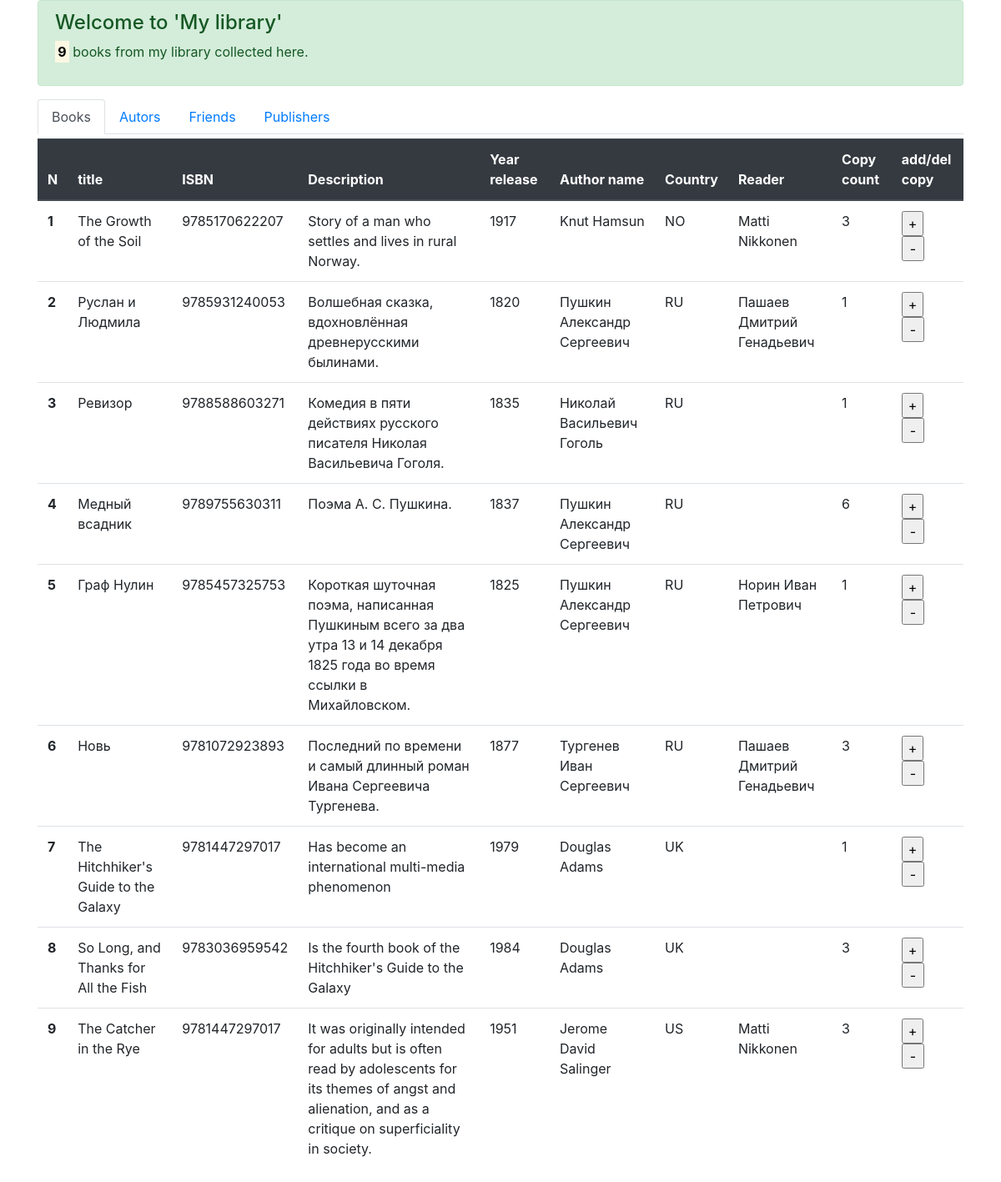
Before: / with the older database file.
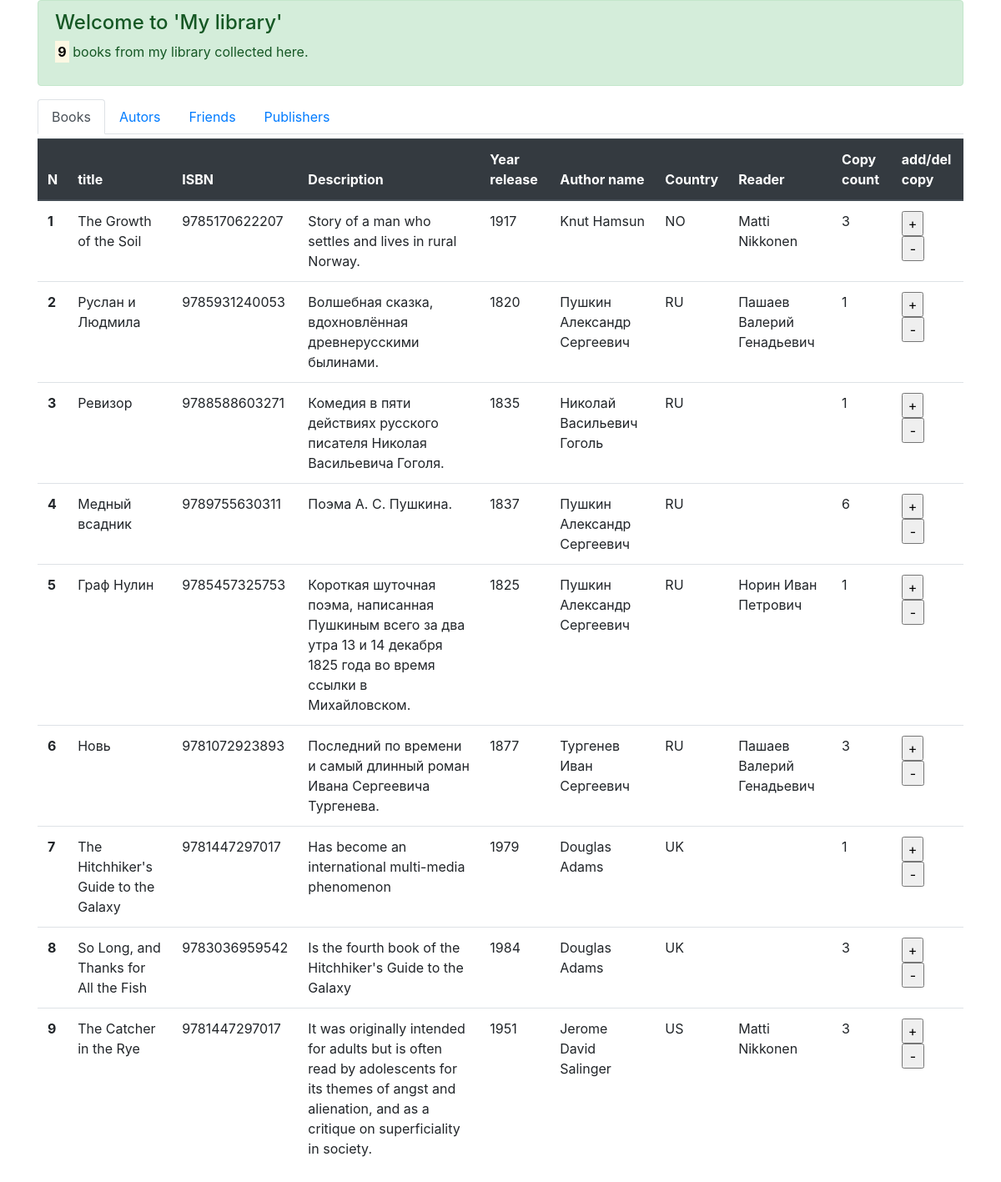
After: the same page with the newer database file.
### p_library/models.py (models this page shows, shortened)
class Book(models.Model):
    ISBN = models.CharField(verbose_name='International standard of the "books number"', max_length=13)
    title = models.TextField(verbose_name='Book title')
    description = models.TextField(verbose_name='Description')
    year_release = models.SmallIntegerField(verbose_name='Year release')
    copy_count = models.SmallIntegerField(verbose_name='Copy count', default=1)
    price= models.DecimalField(verbose_name='Price', max_digits=6, decimal_places=2, default=0)
    publisher = models.ForeignKey('p_library.Publisher', null=True, blank=True, verbose_name='Publishing house',
                                         on_delete=models.CASCADE, related_name='book_publisher')
    author = models.ForeignKey('p_library.Author', verbose_name='Author', on_delete=models.CASCADE,
                               related_name='book_author')
    reader = models.ForeignKey('p_library.Friend', null=True, blank=True, verbose_name='Reader',
                                     on_delete=models.CASCADE, related_name='book_reader')

class Friend(models.Model):
    full_name = models.TextField(verbose_name='Full name')
    birth_year = models.SmallIntegerField(verbose_name='Birth_year')

class Author(models.Model):
    full_name = models.TextField(verbose_name='Full name')
    birth_year = models.SmallIntegerField(verbose_name='birth year')
    country = models.CharField(verbose_name='country' ,max_length=2)

### p_library/views.py (the view)
# urls.py: path('', views.index),
def index(request):
    template = loader.get_template('index.html')
    books = Book.objects.all()
    lib_data = {
        'title': 'My library',
        'books': books
    }
    return HttpResponse(template.render(lib_data, request))

### p_library/templates/index.html (shortened to what this page needs)
<!DOCTYPE html>
<html>
    <head>
        <link rel="stylesheet"
              href="https://stackpath.bootstrapcdn.com/bootstrap/4.5.0/css/bootstrap.min.css"
>
    </head>
    <body>
        <div class="container">
            <div class="alert alert-success" role="alert">
                <h4 class="alert-heading">Welcome to '{{ title }}'</h4>
                <p><mark><strong>{{ books|length }}</strong></mark> books from my library collected here.</p>
            </div>
            <ul class="nav nav-tabs">
                <li class="nav-item">
                    <a class="nav-link active" href="/">Books</a>
                </li>
                <li class="nav-item">
                    <a class="nav-link" href="/author/">Autors</a>
                </li>
                <li class="nav-item">
                    <a class="nav-link" href="/friend/">Friends</a>
                </li>
                <li class="nav-item">
                    <a class="nav-link" href="/publishers/">Publishers</a>
                </li>
            </ul>
            <table class="table" style="margin-top: 5px">
                <thead class="thead-dark">
                    <tr>
                        <th scope="col">N</th>
                        <th scope="col">title</th>
                        <th scope="col">ISBN</th>
                        <th scope="col">Description</th>
                        <th scope="col">Year release</th>
                        <th scope="col">Author name</th>
                        <th scope="col">Country</th>
                        <th scope="col">Reader</th>
                        <th scope="col">Copy count</th>
                        <th scope="col">add/del copy</th>
                    </tr>
                </thead>
                <tbody>
                    {% for book in books %}
                    <tr>
                        <th scope="row">{{ forloop.counter }}</th>
                        <td>{{ book.title }}</td>
                        <td>{{ book.ISBN }}</td>
                        <td>{{ book.description }}</td>
                        <td>{{ book.year_release }}</td>
                        <td>{{ book.author.full_name }}</td>
                        <td>{{ book.author.country }}</td>
                        <td>{{ book.reader.full_name }}</td>
                        <td>{{ book.copy_count }}</td>
                        <td>
                            <form action="/index/book_increment/" method="post" enctype="multipart/form-data">
                                <input type="submit" value="+">
                            </form>
                            <form action="/index/book_decrement/" method="post" enctype="multipart/form-data">
                                <input class="px-2" type="submit" value="-">
                            </form>
                        </td>
                    </tr>
                    {% endfor %}
                </tbody>
            </table>
        </div>
    </body>
</html>

Changed rows visible on the page:
changed through a linked row, Book "Руслан и Людмила": reader.full_name "Пашаев Дмитрий Генадьевич" → "Пашаев Валерий Генадьевич"
changed through a linked row, Book "Новь": reader.full_name "Пашаев Дмитрий Генадьевич" → "Пашаев Валерий Генадьевич"
